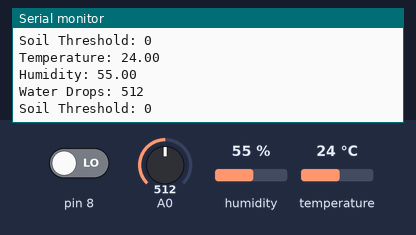
Bench run of a sketch on a simulated Arduino Uno, built with avr-gcc and run on an emulated ATmega328P. Shown: the last lines printed to the serial monitor. Inputs (shaded band) come from the test bench; at power-on: humidity 55 %, A0 = 512, pin 8 LOW, temperature 24 °C.

Above: at 2.8 s.
2.9 s: humidity set to 22 %
At 5.2 s:
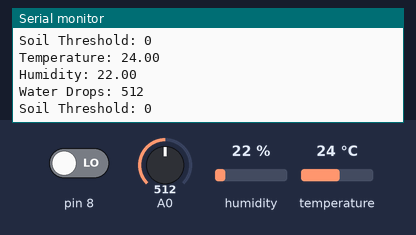
5.6 s: A0 set to 716
At 6.6 s:
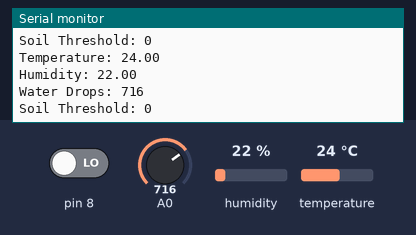
8.3 s: pin 8 driven HIGH
At 10.8 s:
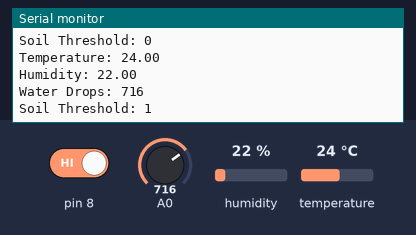
11.0 s: temperature set to 12 °C
13.7 s: A0 set to 900
At 15.7 s:
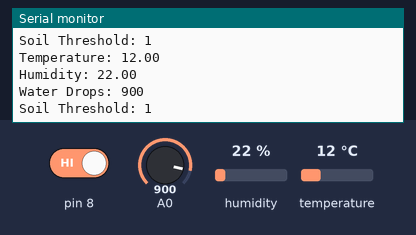
16.4 s: humidity set to 40 %
At 19.6 s:
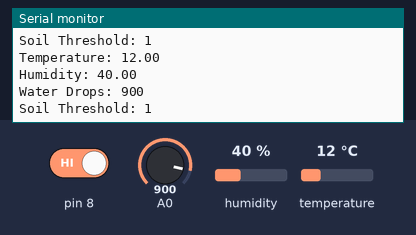
Timing chart, 0 to 20.1 s (numbered marks = the images above; inputs shaded):
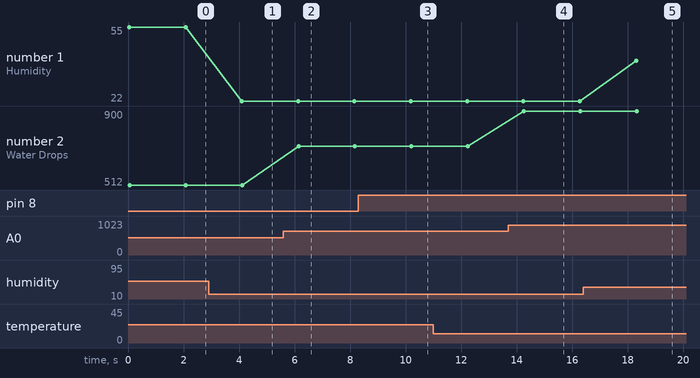

The sketch:

weatherSensor.ino
```cpp
#include <dht.h>

#define MOIST humidity
#define eddie jen

dht jen;


void setup() {
  // put your setup code here, to run once:
  pinMode(7, INPUT);
  pinMode(8, INPUT);
  Serial.begin(9600);

}

void loop() {
  // put your main code here, to run repeatedly:
  eddie.read11(7);
  Serial.print("Temperature: " + (String)eddie.temperature + "\n");
  Serial.print("Humidity: " + (String)eddie.MOIST + "\n");
  Serial.print("Water Drops: " + String(analogRead(8)) + "\n");
  Serial.print("Soil Threshold: " + (String)digitalRead(8) + "\n");
  delay(2000);
}
```

Measured:
- after the input at 2.9 s, the serial monitor: prints a new line after 1.2 s (image 1)
- after the input at 5.6 s, the serial monitor: prints a new line after 0.55 s (image 2)
- after the input at 8.3 s, the serial monitor: prints a new line after 1.9 s (image 3)
- after the input at 13.7 s, the serial monitor: prints a new line after 0.56 s (image 4)
- after the input at 16.4 s, the serial monitor: prints a new line after 1.9 s (image 5)
- plotted number 1: 55 → 22 after the input at 2.9 s, 22 → 40 after the input at 16.4 s
- plotted number 2: 512 → 716 after the input at 5.6 s, 716 → 900 after the input at 13.7 s
